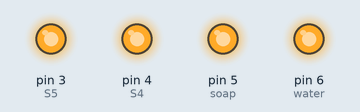
The sketch below on a simulated Arduino Uno, built with avr-gcc and run on an emulated ATmega328P. Parts: output pins drawn as LEDs (lit = HIGH). Pins used as bus, display or sensor lines are not drawn. At 22.0 s the program stops and its outputs stay as they are.

Above: at 0.1 s.
At 10.1 s:
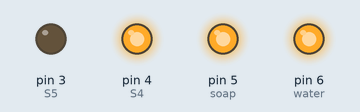
Timing chart, 0 to 11.6 s (numbered marks = the images above):
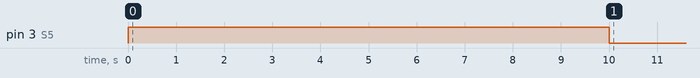

Measured:
- by itself, pin 3 (S5): HIGH → LOW at 10.0 s

The sketch:

switch.ino
```cpp
#define S1 2
#define S5 3
#define S4 4
#define soap 5
#define water 6
#define startButton 10
/*
*****
HIGH == valve Close / Pump Off
LOW == relay ON ==> supply goes :- valve Open / Pump ON
*/

// the setup function runs once when you press reset or power the board
void setup() {
  Serial.begin(9600);
  // initialize digital pin LED_BUILTIN as an output.
  pinMode(S1, OUTPUT);
  pinMode(S4, OUTPUT);
  pinMode(S5, OUTPUT);
  pinMode(soap, OUTPUT);
  pinMode(water, OUTPUT);
  pinMode(startButton, INPUT_PULLUP);
  digitalWrite(S1, HIGH);
  digitalWrite(S4, HIGH);
  digitalWrite(S5, HIGH);
  digitalWrite(soap, HIGH);
  digitalWrite(water, HIGH);
}

// the loop function runs over and over again forever
void loop() {
  digitalWrite(S1, LOW);
  digitalWrite(S4, HIGH);
  digitalWrite(S5, HIGH);
 delay(10000);
   digitalWrite(S1, LOW);
  digitalWrite(S4, HIGH);
  digitalWrite(S5, LOW);
   delay(2000);
  digitalWrite(S1, HIGH);
  digitalWrite(S4, HIGH);
  digitalWrite(S5, LOW);
 delay(10000);
while(1);


}
```
